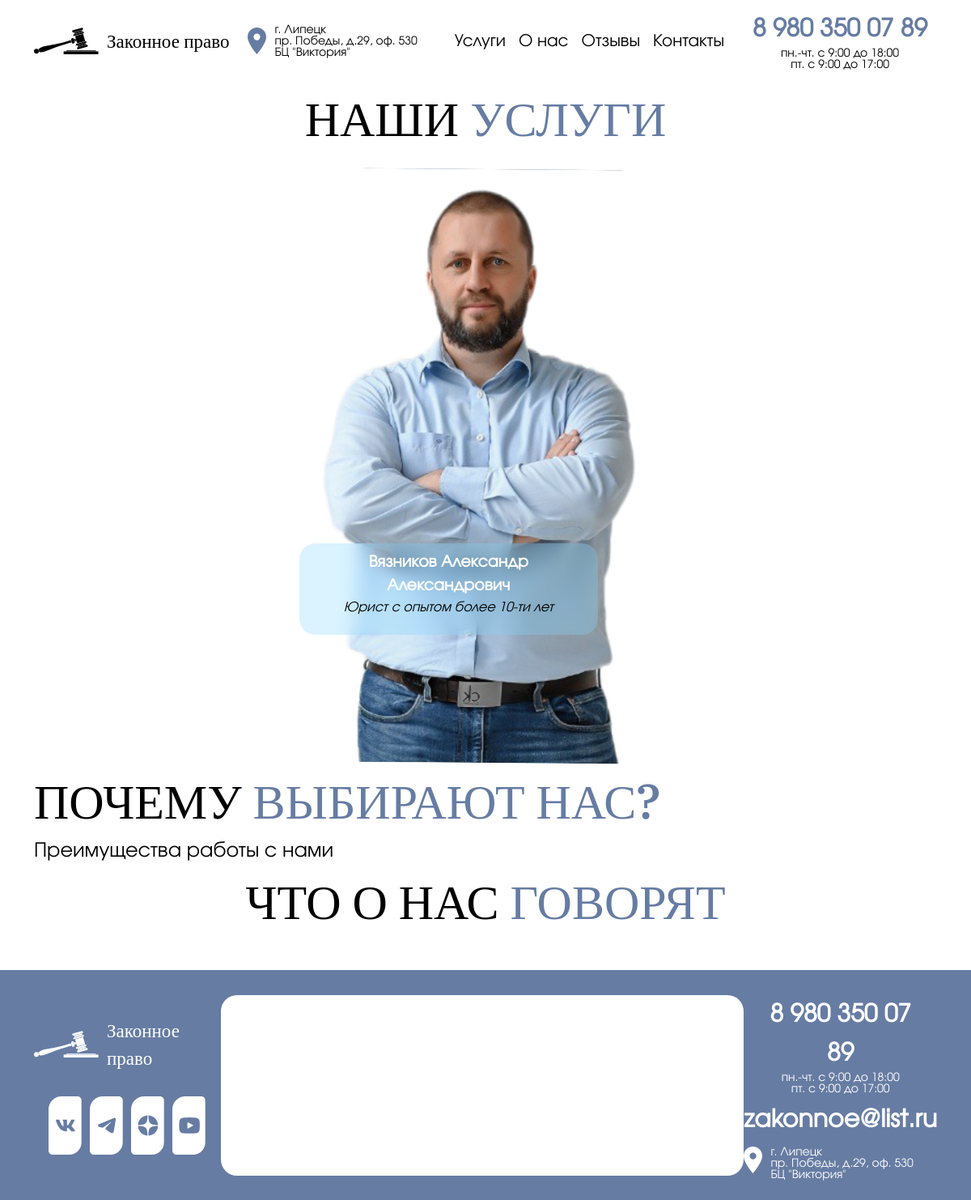
/, run on an earlier commit of the app's database.
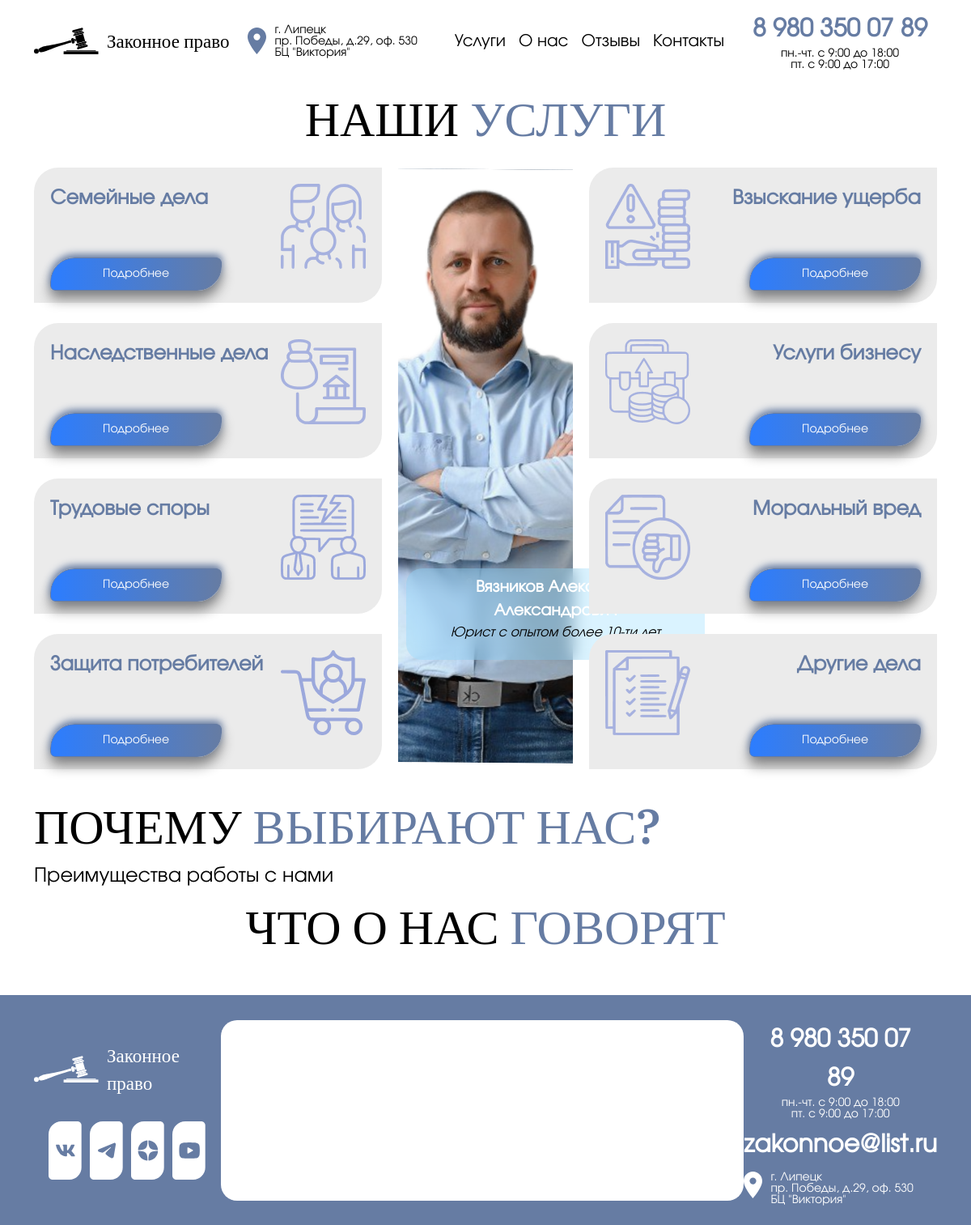
And on a later commit of the database.
### homepage/models.py (models this page shows, shortened)
class Services(models.Model):
    service_title = models.CharField(
        max_length=50,
        verbose_name='Название услуги'
    )
    service_img = models.ImageField(
        upload_to='media/img/',
        verbose_name='Картинка для услуги'
    )
    text_for_popup = HTMLField(
        default='Свяжитесь с нами для получения дополнительной информации',
        verbose_name='Текст для модального окна'
    )
    is_published = models.BooleanField(
        verbose_name='Опубликовать'
    )
    class Meta:
        verbose_name = 'Услуга'
        verbose_name_plural = 'Услуги'

### homepage/views.py (the view)
# urls.py: path('', views.index, name='index'),
def index(request):
   services = Services.objects.filter(is_published=True)
   return render(request, 'homepage/index.html', {'services': services})

### templates/homepage/index.html (shortened to what this page needs)
{% extends 'base.html' %}
{% block content %}
<div class="main-page-container">
    <div class="our-services" id="service">
        <p class="block-title">НАШИ <span style="color: #667CA3;">УСЛУГИ</span></p>
        <div class="service-container">
            <div class="service-squares left-squares">
                {% for service in services|slice:":4" %}
                    <div class="service-square-left">
                        <div class="service-square-content">
                            <p>{{ service.service_title }}</p>
                            <img src="{{ service.service_img.url }}">
                        </div>
                        <button type="button" class="btn service-square-left-button" data-toggle="modal" data-target="#serviceModal{{ forloop.counter }}">Подробнее</button>
                    </div>
                {% endfor %}
            </div>
            <div class="image-container">
                <img src="/static/img/our-service.svg" class="our-service_img">
                <div class="solicitor">
                    <p class="solicitor-name">Вязников Александр Александрович</p>
                    <p class="solicitor-experience">Юрист с опытом более 10-ти лет</p>
                </div>
            </div>
            <div class="service-squares right-squares">
                {% for service in services|slice:"4:" %}
                    <div class="service-square-right">
                        <div class="service-square-content">
                            <img src="{{ service.service_img.url }}">
                            <p>{{ service.service_title }}</p>
                        </div>
                        <button type="button" class="btn service-square-right-button" data-toggle="modal" data-target="#serviceModal{{ forloop.counter|add:4 }}">Подробнее</button>
                    </div>
                {% endfor %}
            </div>
        </div>
    <div class="choice">
        <p class="block-title" style="text-align: left;">ПОЧЕМУ <span style="color: #667CA3;">ВЫБИРАЮТ НАС?</span></p>
        <p class="advantages">Преимущества работы с нами</p>
    </div>
    <div class="feedback" id="feedback">
        <p class="block-title">ЧТО О НАС <span style="color: #667CA3;">ГОВОРЯТ</span></p>
    </div>
</div>
{% endblock content %}

### templates/base.html (shortened to what this page needs)
{% load static %}
<!DOCTYPE html>
<html lang="ru">
    <head>
        <link href="https://cdn.jsdelivr.net/npm/bootstrap@5.3.3/dist/css/bootstrap.min.css"
        rel="stylesheet">
    </head>
    <body>
        {% include "includes/header.html" %}
        <main>
            <div class="container">
                {% block content %}{% endblock %}
            </div>
        </main>
        {% include "includes/footer.html" %}
    </body>
</html>

### templates/includes/header.html (shortened to what this page needs)
{% load static %}
<header class="header">
    <nav class="navbar navbar-expand nav-ex-header">
        <div class="container header-container">
            <a class="navbar-brand-header" href="{% url 'homepage:index' %}">
                <img src="{% static 'img/black-logo.svg' %}" alt="Законное право" class="header-logo">
                <span class="title-logo-header">Законное право</span>
            </a>
            <div class="collapse navbar-collapse" id="navbarNav">
                <ul class="head-nav navbar-nav mx-auto">
                    <li class="header-nav-item">
                        <a class="nav-link" href="https://yandex.ru/profile/97624074309?no-distribution=1&view-state=mini&source=wizbiz_new_map_single" target="_blank">
                            <div class="address-container">
                                <img src="/static/img/blue-location.svg" class="location-icon">
                                <div class="address-text-header">
                                    <div>г. Липецк</div>
                                    <div>пр. Победы, д.29, оф. 530</div>
                                    <div>БЦ "Виктория"</div>
                                </div>
                            </div>
                        </a>
                    </li>
                </ul>
            </div>
            <div class="collapse navbar-collapse" id="navbarNav">
                <ul class="head-nav navbar-nav mx-auto">
                    <li class="header-nav-item">
                        <a class="nav-link" href="{% url 'homepage:index' %}#service">
                            Услуги
                        </a>
                    </li>
                    <li class="header-nav-item">
                        <a class="nav-link" href="{% url 'homepage:index' %}#about">
                            О нас
                        </a>
                    </li>
                    <li class="header-nav-item">
                        <a class="nav-link" href="{% url 'homepage:index' %}#feedback">
                            Отзывы
                        </a>
                    </li>
                    <li class="header-nav-item">
                        <a class="nav-link" href="{% url 'homepage:index' %}#contacts">
                            Контакты
                        </a>
                    </li>
                </ul>
            </div>
            <div class="header-contact">
                <button type="button" class="btn header-contact">
                    <div><a href="tel:+79803500789" class="header-contact-phone" style="text-decoration: none; color: #667CA3;">8 980 350 07 89</a></div>
                    <div class="schedule-header">пн.-чт. с 9:00 до 18:00</div>
                    <div class="schedule-header">пт. с 9:00 до 17:00</div>
                </button>
            </div>
        </div>
    </nav>
</header>

### templates/includes/footer.html (shortened to what this page needs)
{% load static %}
<footer class="footer py-3">
    <nav class="navbar navbar-expand nav-ex-footer">
        <div class="container footer-container">
            <div class="footer-logo-section">
                <a class="navbar-brand-footer" href="{% url 'homepage:index' %}">
                    <img src="/static/img/white-logo.svg" alt="Законное право" class="footer-logo">
                    <span class="title-logo-footer">Законное право</span>
                </a>
                <div class="footer-social">
                    <a href="https://vk.com/zakpravo" target="_blank" class="social-link">
                        <img src="/static/img/blue-vk.svg" alt="VK" class="social-icon vk" style="width: 26px; height: 16px;">
                    </a>
                    <a href="https://t.me/zakpravo" target="_blank" class="social-link">
                        <img src="/static/img/blue-tg.svg" alt="Telegram" class="social-icon tg" style="width: 26px; height: 20px;">
                    </a>
                    <a href="https://dzen.ru/id/5f2d19a7140573681b9d917a" target="_blank" class="social-link">
                        <img src="/static/img/blue-dzen.svg" alt="Dzen" class="social-icon dzen" style="width: 26px; height: 26px;">
                    </a>
                    <a href="https://www.youtube.com/channel/UC7994RrL-e_6wLRiYmfY1hA" target="_blank" class="social-link">
                        <img src="/static/img/blue-youtube.svg" alt="YouTube" class="social-icon youtube" style="width: 26px; height: 26px;">
                    </a>
                </div>
            </div>
            <div id="map"></div>
            <div class="footer-contact">
                <button type="button" class="btn footer-contact">
                    <div><a href="tel:+79803500789" class="email-phone-link">8 980 350 07 89</a></div>
                    <div class="schedule-footer">пн.-чт. с 9:00 до 18:00</div>
                    <div class="schedule-footer">пт. с 9:00 до 17:00</div>
                </button>
                <div class="footer-email">
                    <a href="mailto:zakonnoe@list.ru" class="email-phone-link">zakonnoe@list.ru</a>
                </div>
                <a class="nav-link" href="https://yandex.ru/profile/97624074309?no-distribution=1&view-state=mini&source=wizbiz_new_map_single" target="_blank">
                    <div class="address-container">
                        <img src="/static/img/white-location.svg" class="location-icon">
                        <div class="address-text-footer">
                            <div>г. Липецк</div>
                            <div>пр. Победы, д.29, оф. 530</div>
                            <div>БЦ "Виктория"</div>
                        </div>
                    </div>
                </a>
            </div>
        </div>
    </nav>
</footer>

### templates/includes/header.html (style rules this page uses)
.header { background-color: white; position: sticky; top: 0; padding: 0px 5px; z-index: 1000; }
.title-logo-header { font-family: "IBM Plex Serif", serif; font-weight: 500; font-style: normal; font-size: 23px; color: black; }
.navbar-brand-header { text-decoration: none; display: flex; align-items: center; text-decoration: none; }
.address-container { display: flex; align-items: flex-start; }
.location-icon { margin-right: 10px; align-self: center; }
.address-text-header { display: flex; flex-direction: column; line-height: 1; color: black; font-family: "Evolventa", bold; font-weight: 500; font-style: bold; font-size: 14px; }
.nav-link { color: black; font-family: "Evolventa", bold; font-weight: 500; font-style: bold; font-size: 20px; }
.header-contact { color: #667CA3; font-family: "Evolventa", bold; font-weight: 500; font-style: bold; border: none; }
.header-contact-phone { color: #667CA3; font-family: "Evolventa", bold; font-weight: 600; font-style: bold; font-size: 30px; }
.header-logo { margin-right: 10px; }
.schedule-header { color: black; font-size: 14px; line-height: 1; }

### templates/homepage/index.html (style rules this page uses)
.block-title { font-family: "IBM Plex Serif", serif; font-weight: 500; font-style: bold; font-size: 60px; color: black; text-align: center; }
.advantages { color: black; font-family: "Evolventa", bold; font-weight: 500; font-style: bold; font-size: 24px; text-align: left; line-height: 0.1; }
.feedback { margin-bottom: 40px; font-family: "Inter", sans-serif; font-optical-sizing: auto; font-weight: normal; font-style: normal; font-size: 19px; }
.solicitor { width: 369px; height: 113px; }
.image-container { position: relative; display: inline-block; }
.our-service_img { width: 100%; height: 737px; object-fit: cover; }
.solicitor { position: absolute; bottom: 160px; left: 10px; background: rgba(133, 216, 255, 0.3); backdrop-filter: blur(10px); padding: 10px; border-radius: 20px; }
.solicitor-name { text-align: center; margin: 0; font-family: "Evolventa", bold; font-weight: 600; font-style: bold; font-size: 19px; color: white; }
.solicitor-experience { text-align: center; color: black; font-family: "Evolventa", oblique; font-weight: 500; font-style: italic; font-size: 16px; }
.service-container { display: flex; flex-wrap: wrap; gap: 20px; display: grid; grid-template-columns: 1fr auto 1fr; }
.service-squares { display: flex; flex-direction: column; }
.service-square-left, .service-square-right { border: 0px solid #D9D9D9; margin-bottom: 25px; box-sizing: border-box; background-color: #ebebeb; border-top-left-radius: 30px; border-bottom-right-radius: 30px; width: 430px; height: 167px; display: flex; flex-direction: column; justify-content: space-between; padding: 20px; position: relative; }
.service-square-left p, .service-square-right p { color: #667CA3; font-size: 24px; margin: 0; font-family: "Evolventa", bold; font-weight: 600; font-style: bold; }
.service-square-left img { width: 105px; height: 105px; align-self: flex-end; }
.service-square-right img { width: 105px; height: 105px; align-self: flex-start; }
.service-square-left button { width: 212px; height: 41px; background: linear-gradient(to right, #2C7DFF, #667CA3); border-top-left-radius: 30px; border-bottom-right-radius: 30px; color: white; font-family: "Evolventa", bold; font-weight: 500; font-style: bold; font-size: 14px; border-color: #667CA3; position: absolute; bottom: 15px; box-shadow: 0 -4px 10px 0 #667CA3, 0 10px 16px 0 grey; }
.service-square-right button { width: 212px; height: 41px; background: linear-gradient(to right, #2C7DFF, #667CA3); border-top-left-radius: 30px; border-bottom-right-radius: 30px; color: white; font-family: "Evolventa", bold; font-weight: 500; font-style: bold; font-size: 14px; border-color: #667CA3; position: absolute; bottom: 15px; right: 20px; box-shadow: 0 -4px 10px 0 #667CA3, 0 10px 16px 0 grey; }
.service-square-content { display: flex; justify-content: space-between; align-items: flex-start; }

What changed in the data, as far as the page shows it:
added Services: service_title "Семейные дела", service_img (picture)
added Services: service_title "Наследственные дела", service_img (picture)
added Services: service_title "Трудовые споры", service_img (picture)
added Services: service_title "Защита потребителей", service_img (picture)
added Services: service_img (picture), service_title "Взыскание ущерба"
added Services: service_img (picture), service_title "Услуги бизнесу"
added Services: service_img (picture), service_title "Моральный вред"
added Services: service_img (picture), service_title "Другие дела"
